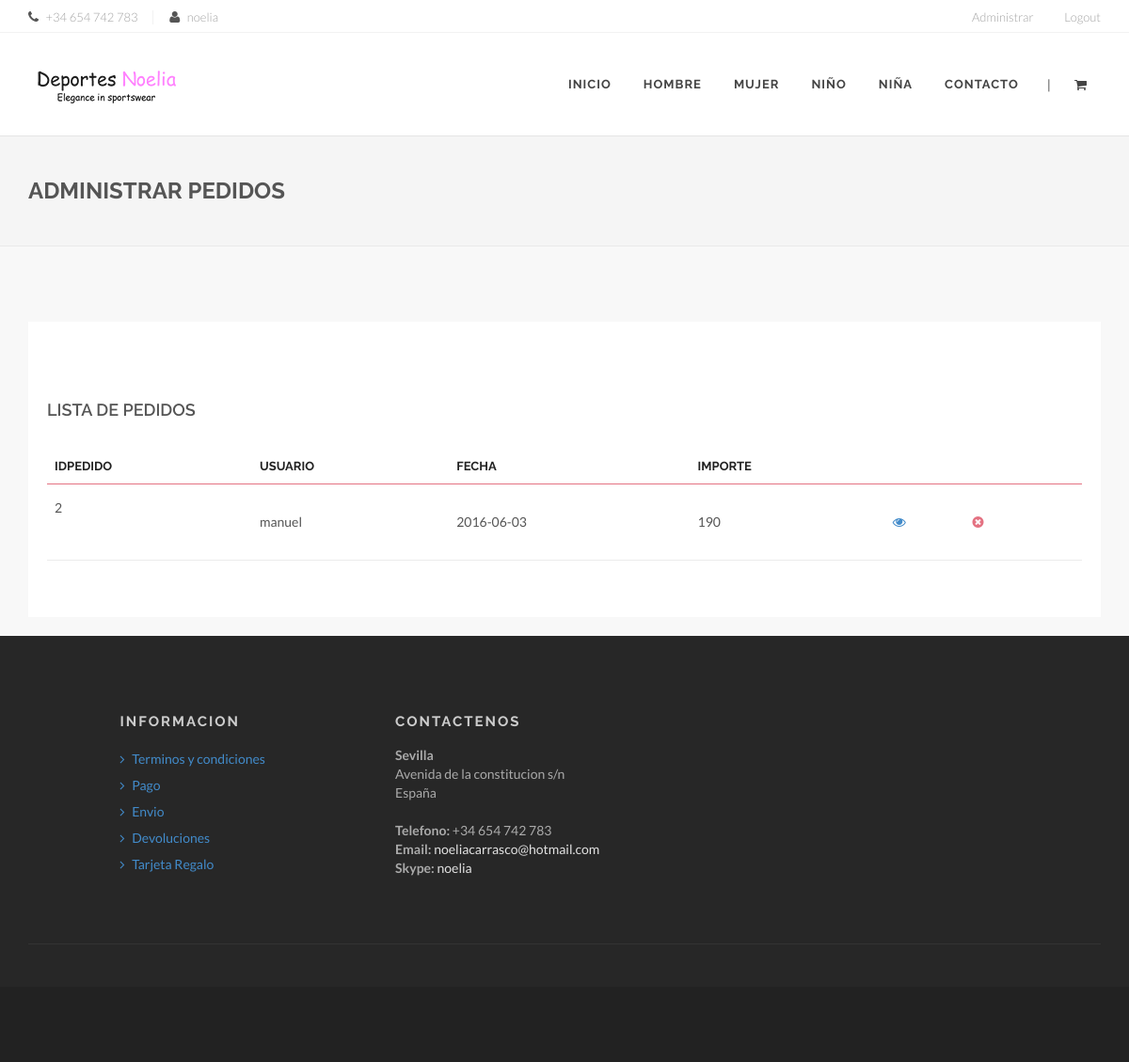
The page /administrarpedidos.php (signed in) on the database as committed earlier.
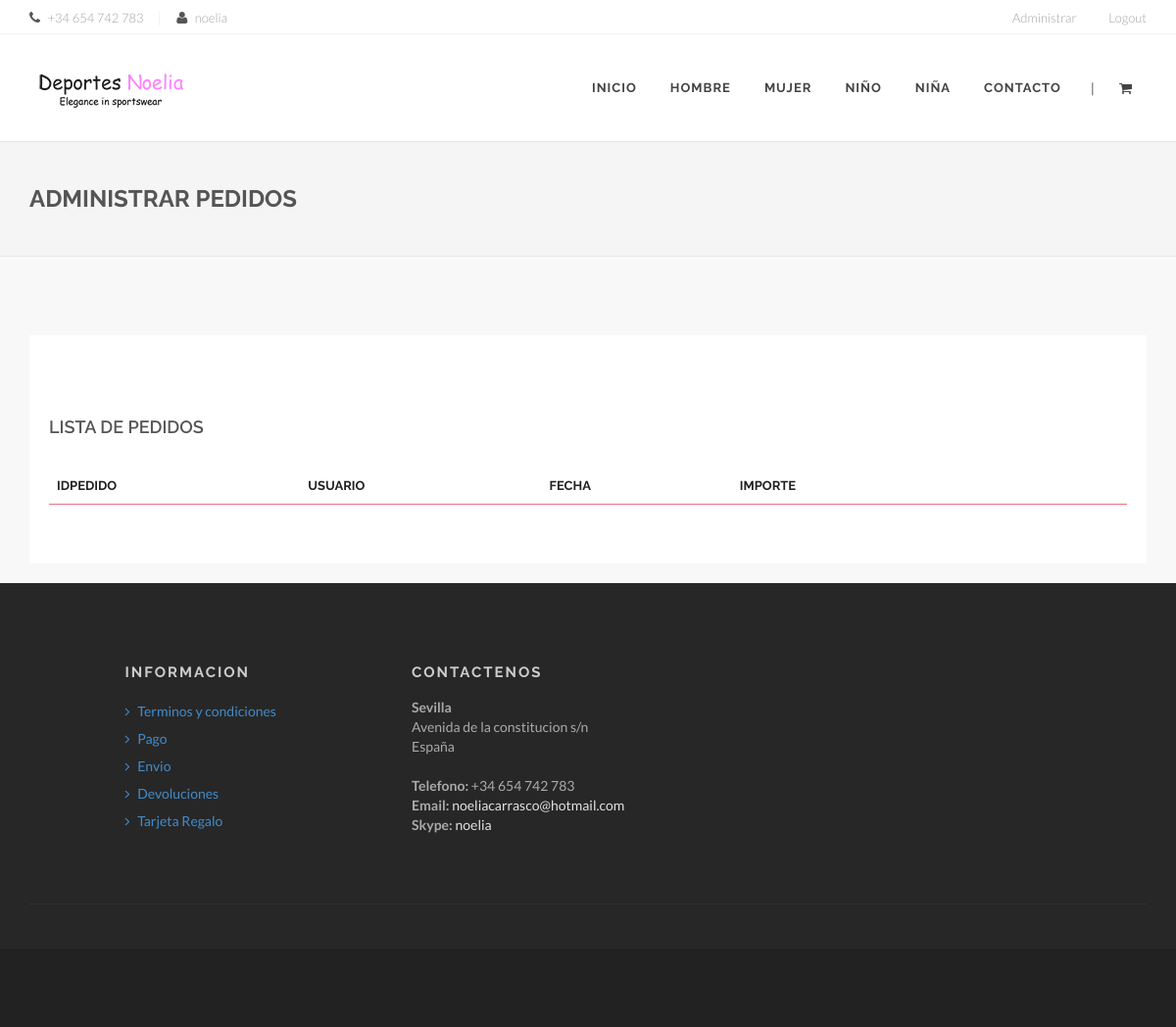
The same page on the database as committed later.
### tables this page shows
CREATE TABLE `pedidos` (
  `IDPEDIDO` int(11) NOT NULL,
  `FECHA_ALTA` date NOT NULL,
  `IDUSUARIO` int(11) DEFAULT NULL
);

CREATE TABLE `usuarios` (
  `IDUSUARIO` int(11) NOT NULL,
  `NOMBRE` varchar(25) NOT NULL,
  `APELLIDO` varchar(25) NOT NULL,
  `ROL` int(11) NOT NULL,
  `TIPO` varchar(20) NOT NULL,
  `USUARIO` varchar(25) NOT NULL,
  `PASSWORD` varchar(90) NOT NULL
);

### administrarpedidos.php (the view, shortened to what the changed rows need)
<?PHP
include_once("./db_configuration.php");
    $connection = new mysqli($db_host, $db_user, $db_password, "deportes");
    $query = "";
    if(isset($_SESSION['rol']) && intval($_SESSION['rol']) == 2){
        $query = "SELECT p.idpedido as Pedido, u.usuario as Usuario, p.fecha_alta as Fecha, sum(dp.CANTIDAD*dp.IMPORTE) as Total FROM pedidos p,             detallespedido dp, usuarios u WHERE p.IDUSUARIO = u.IDUSUARIO AND dp.IDPEDIDO = p.IDPEDIDO GROUP BY p.IDPEDIDO ORDER BY u.USUARIO,                   p.FECHA_ALTA DESC;";
    }
    $pedidos=$connection->query($query);
    $pedido=null;
    $lista_pedidos = [];
    do{
        if($pedido != null){
            array_push($lista_pedidos, $pedido);
        }
    }while($pedido=$pedidos->fetch_object());
?>
<!DOCTYPE html>
<html>
<head>
    <link rel="stylesheet" href="assets/css/bootstrap.css" type="text/css" />
    <link rel="stylesheet" href="assets/css/font-awesome.min.css" type="text/css" />
    <link rel="stylesheet" href="assets/css/animate.css" type="text/css" />
    <link rel="stylesheet" href="assets/js/vendor/flexslider/flexslider.css" type="text/css" />
    <link rel="stylesheet" href="assets/js/vendor/magnific/magnific-popup.css" type="text/css" />
    <link rel="stylesheet" href="assets/js/vendor/owl/assets/owl.carousel.css" type="text/css" />
    <link rel="stylesheet" href="assets/js/vendor/bootstrap-select/css/bootstrap-select.min.css" type="text/css" />
    <link rel="stylesheet" href="assets/js/vendor/range-slider/css/styles.css" type="text/css" />
    <link rel="stylesheet" href="assets/js/vendor/touchspin/jquery.bootstrap-touchspin.css" type="text/css" />
    <link rel="stylesheet" href="assets/js/vendor/starrr/starrr.css" type="text/css" />
    <link rel="stylesheet" type="text/css" href="assets/js/vendor/rs-plugin/css/settings.css" media="screen" />
    <link rel="stylesheet" href="assets/js/vendor/animsition/css/animsition.min.css">
    <link rel="stylesheet" href="assets/css/style.css" type="text/css" />
</head>
<body>
    <div id="wrapper" class="clearfix animsition">
         <section id="breadcrumbs" class="breadcrumbs">
            <div class="container clearfix">
                <h1>Administrar Pedidos</h1>
        </section>
        <section id="content">
            <div class="content-wrap">
                <div class="container clearfix">
                    <div class="row">
                        <div class="col-md-12">
                            <div class="checkout">
                                <div class="row">
                                    <div class="col-md-12">
										<div class="table-responsive">
											<table class="table myTable">
												<thead>
													<tr>
														<th>IDPEDIDO</th>
														<th>USUARIO</th>
														<th>FECHA</th>
														<th>IMPORTE</th>
                                                        <th></th>
                                                        <?PHP
												            if(isset($_SESSION['rol']) && intval($_SESSION['rol']) == 2){
												        ?>
                                                        <th></th>
														<th></th>
                                                        <?php
                                                            }
                                                        ?>
													</tr>
												</thead>
												<tbody>
												<?PHP
													foreach($lista_pedidos as $pedido){
												?>
													<tr>
														<td class="product">
															<?=$pedido->Pedido?>
														</td>
														<td class="product">
															<?=$pedido->Usuario?>
														</td>
														<td class="product">
															<?=$pedido->Fecha?>
														</td>
														<td class="product">
															<?=$pedido->Total?>
														</td>
														<td><a href="copiadetalles.php?i=<?=$pedido->Pedido?>"><i class="fa fa-eye text-primary"></i></a></td>
                                                        <?PHP
												            if(isset($_SESSION['rol']) && intval($_SESSION['rol']) == 2){
												        ?>
														<td><a href="borrarPedidos.php?i=<?=$pedido->Pedido?>"><i class="fa fa-times-circle"></i></a></td>
                                                        <?PHP
                                                            }
                                                        ?>
													</tr>
												<?PHP
                                                    }
												?>
												</tbody>
											</table>
										</div>
                                    </div>
                                </div>
                            </div>
                        </div>
                    </div>
                </div>
    </div>
</body>
</html>

Rows that differ between the two databases and show on the page:
removed pedidos: IDPEDIDO "2", IDUSUARIO.USUARIO "manuel", FECHA_ALTA "2016-06-03", Total "190"
